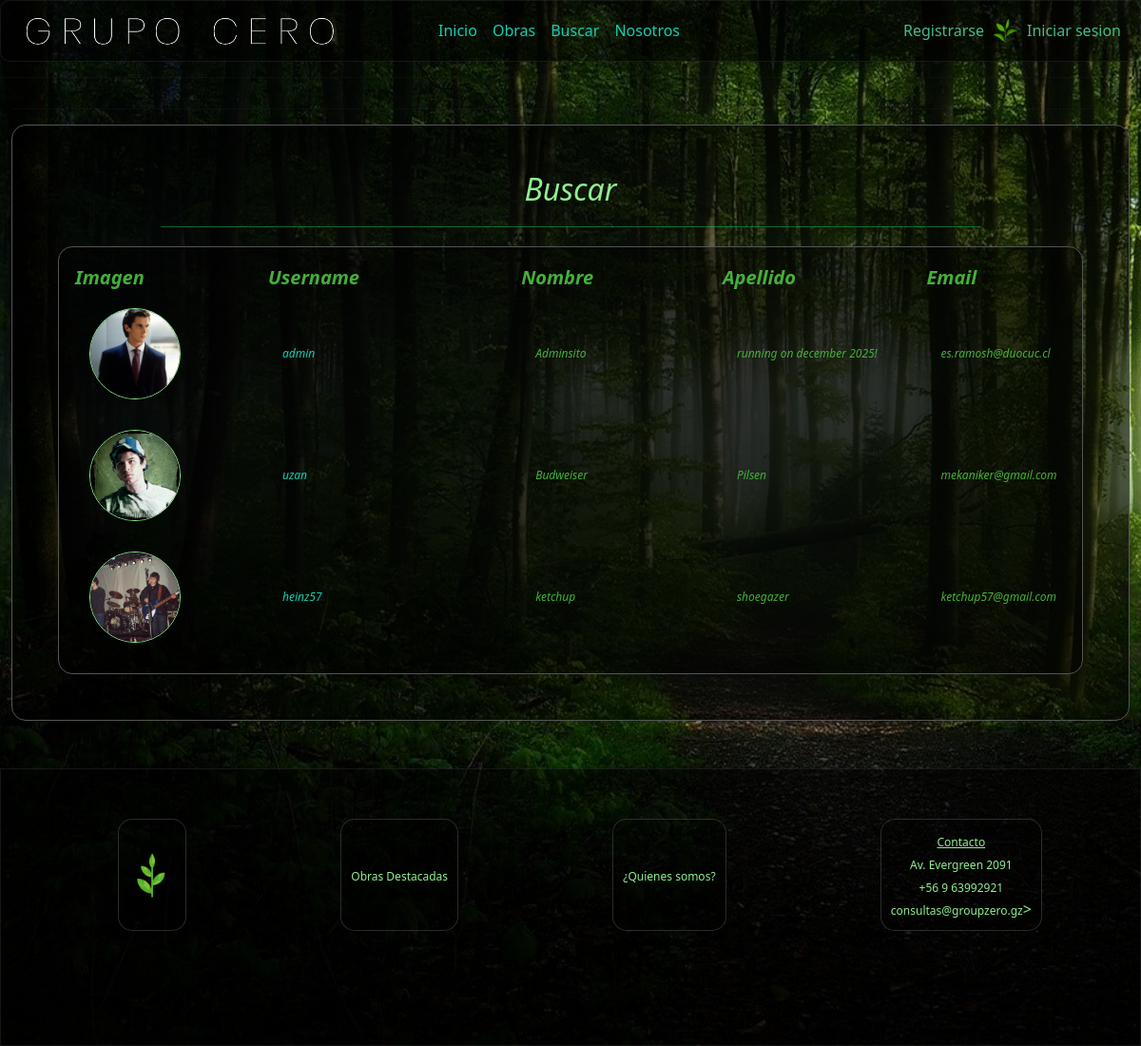
Screenshot of /usuarios/ with the database file from the repository.
### core/models.py (models this page shows)
class CustomUser(AbstractUser):
    pic = models.ImageField(upload_to='profile_pics', null=True, blank=True, default='profile_pics/default.png')
    is_staff=models.BooleanField(default=False)

### core/views.py (the view)
# urls.py: path('usuarios/', views.usuarios,name="usuarios"),
def usuarios(request):
    usuarios = CustomUser.objects.all()
    return render(request, 'usuarios.html', {'usuarios':usuarios})

### core/context_processor.py (called while the page is built, shortened)
def total_carrito(request):
    total=0
    return {'total_carrito':int(total)}

### core/templates/usuarios.html
{% extends "base.html" %}
{% load static %}
{% block content %}
<div class="container-fluid">
    <hr>
    <div class="login-container">
        <div class="form-title" style="margin-bottom: 15px;">
            <h2>Buscar</h2>
        </div>
        <span class="liner"></span>
        <div class="table-container">
            <table id="tobras">
                <thead>
                    <tr>
                        <th>Imagen</th>
                        <th>Username</th>
                        <th>Nombre</th>
                        <th>Apellido</th>
                        <th>Email</th>
                    </tr>
                </thead>
                <tbody>
                    {% for u in usuarios %}
                        <tr>
                            <td>
                                <a href="{% url 'profileWatch' u.username %}">
                                    <img src="{{ u.pic.url }}" class="img-table">
                                </a>
                            </td>
                            <td><a href="{% url 'profileWatch' u.username %}" class="td-a-profile">
                                {{u.username}}</a></td>
                            <td>{{u.first_name}}</td>
                            <td>{{u.last_name}}</td>
                            <td>{{u.email}}</td>
                        </tr>
                    {%endfor%}
                </tbody>
            </table>
        </div>
    </div>
</div>
{% endblock %}

### core/static/css/mystyles.css (style rules this page uses)
body { background-image: url("../assets/img/paisajes/paisaje13.jpg"); background-repeat: no-repeat; background-position: center; background-attachment: fixed; background-size: cover; display: flex; flex-direction: column; font-family: 'Ubuntu', "times new roman", times, roman, serif; }
.fade-in { animation: fadeIn 1s; -webkit-animation: fadeIn 1s; -moz-animation: fadeIn 1s; -o-animation: fadeIn 1s; -ms-animation: fadeIn 1s; }
.login-container { padding: 4vw; border-radius: 15px; border: 1px solid #555; box-shadow: 0 0 10px rgba(0, 0, 0, 0.1); background-color: rgba(0, 0, 0, 0.6); }
.form-title { text-align: center; font-style: italic; color: lightgreen; text-shadow: 1px 1px 3px rgb(5, 5, 5); }
.liner { background-color: rgba(0, 255, 115, 0.384); width: 80%; height: 1px; border-radius: 1px; display: block; margin: 0 auto; margin-top: 20px; margin-bottom: 20px; }
.table-container { max-width: 100%; overflow-x: scroll; background-color: rgba(0, 0, 0, 0.5); border-radius: 15px; border:1px solid #555; padding:1rem; }
.img-table { height: 6rem; border-radius: 50%; border:1px solid lightgreen; }
.td-a-profile { text-decoration: none; color:#12cfb0; }
table { border-collapse: collapse; width: 100%; color:rgb(69, 175, 59); background-color: rgba(0, 0, 0, 0); font-size: 2vh; }
thead { text-align: center; }
th { text-align: left !important; display: relative; font-size: 2.5vh; font-style: italic; }
td { display: relative; white-space: wrap; text-overflow: ellipsis; padding: 1rem; text-align: center; max-width: 3rem; }
td img { border-radius:15px; border:1px solid lightgreen; max-width: 100%; height: auto; }
.tobras th, td { font-size: 2vh; font-style: italic; text-align: left; font-size: 1vw !important; }

### rows the page displays
CustomUser: pic (picture), username "admin", first_name "Adminsito", last_name "running on december 2025!", email "es.ramosh@duocuc.cl"
CustomUser: pic (picture), username "uzan", first_name "Budweiser", last_name "Pilsen", email "mekaniker@gmail.com"
CustomUser: pic (picture), username "heinz57", first_name "ketchup", last_name "shoegazer", email "ketchup57@gmail.com"
